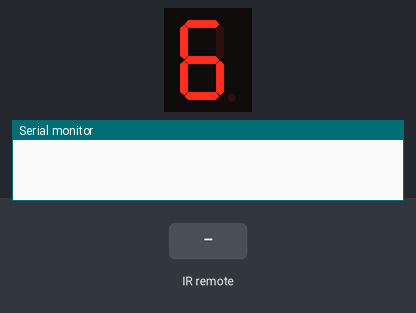
Bench run of a sketch on a simulated Arduino Uno, built with avr-gcc and run on an emulated ATmega328P. On the bench: 1-digit seven-segment display, the last lines printed to the serial monitor. Wiring (inferred from the names in the program): 1-digit 7-segment display, segments lit when HIGH: segments pin 8, pin 7, pin 6, pin 5, pin 4, pin 3, pin 2. The inputs (shaded band) are chosen by the test bench. The segment pins are drawn as the display they are named for.

Above: at 1.2 s.
1.3 s: infrared code 0xFF30CF received
At 2.3 s:
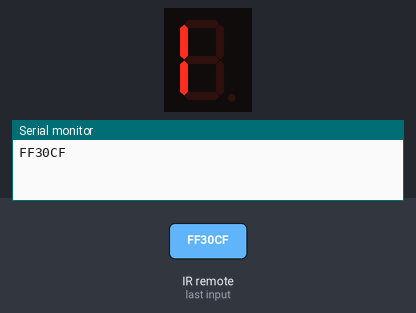
2.8 s: infrared code 0xFF7A85 received
At 3.4 s:
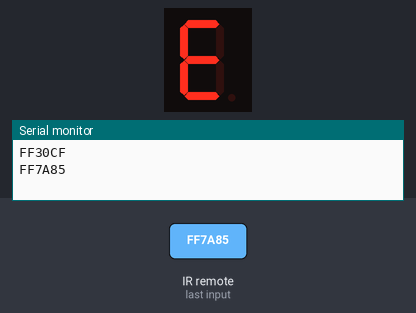
4.3 s: infrared code 0xFF10EF received
At 4.6 s:
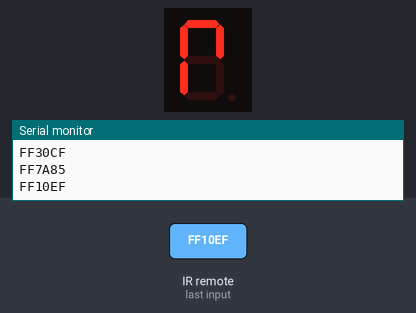
5.8 s: infrared code 0xFF5AA5 received
At 6.9 s:
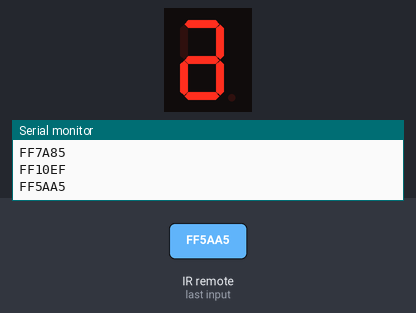
7.3 s: infrared code 0xFF42BD received
At 8.1 s:
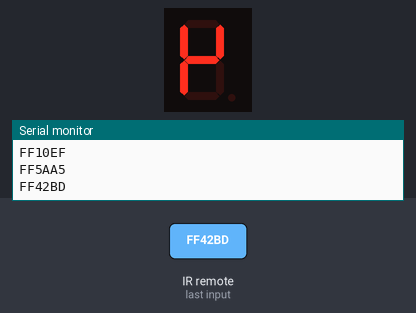
8.8 s: infrared code 0xFF52AD received
At 9.2 s:
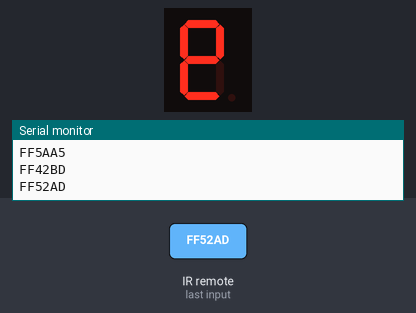
Timing chart, 0 to 11.3 s (numbered marks = the images above; inputs shaded):
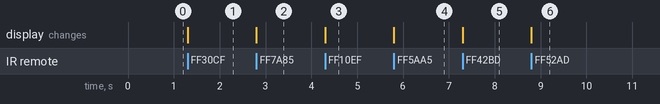

The sketch:

Affichage1D7S_2IR.ino
```cpp
#include <IRremote.h>

const char PIN_RECEIVER = 9;

IRrecv IRreceptor(PIN_RECEIVER);

decode_results messageRecu;

int A = 2;
int B = 3;
int C = 4;
int D = 5;
int E = 6;
int F = 7;
int G = 8;
char buzzer = 12;

void setup() {

  Serial.begin(9600);
  IRreceptor.enableIRIn();
  IRreceptor.blink13(true);

  pinMode(PIN_RECEIVER, INPUT);

  pinMode(A, OUTPUT);
  pinMode(B, OUTPUT);
  pinMode(C, OUTPUT);
  pinMode(D, OUTPUT);
  pinMode(E, OUTPUT);
  pinMode(F, OUTPUT);
  pinMode(G, OUTPUT);

  digitalWrite(A, HIGH);
  digitalWrite(B, HIGH);
  digitalWrite(C, HIGH);
  digitalWrite(D, HIGH);
  digitalWrite(E, HIGH);
  digitalWrite(F, LOW);
  digitalWrite(G, HIGH);

}

void loop() {
  if (IRreceptor.decode(&messageRecu)) {
    Serial.println(messageRecu.value, HEX);
      if(messageRecu.value == 0xFF30CF) {
      affichageNb(1);
      }
      if(messageRecu.value == 0xFF18E7) {
      affichageNb(2);
      }
      if(messageRecu.value == 0xFF7A85) {
      affichageNb(3);
      }
      if(messageRecu.value == 0xFF10EF) {
      affichageNb(4);
      }
      if(messageRecu.value == 0xFF38C7) {
      affichageNb(5);
      }
      if(messageRecu.value == 0xFF5AA5) {
      affichageNb(6);
      }
      if(messageRecu.value == 0xFF42BD) {
      affichageNb(7);
      }
      if(messageRecu.value == 0xFF4AB5) {
      affichageNb(8);
      }
      if(messageRecu.value == 0xFF52AD) {
      affichageNb(9);
      }
    delay(500);
    IRreceptor.resume();
  }
  delay(1);
}

void affichageNb(int NbAff) {
  if (NbAff == 1) {
    digitalWrite(A, LOW);
    digitalWrite(B, HIGH);
    digitalWrite(C, HIGH);
    digitalWrite(D, LOW);
    digitalWrite(E, LOW);
    digitalWrite(F, LOW);
    digitalWrite(G, LOW);
  }
  else if (NbAff == 2) {
    digitalWrite(A, HIGH);
    digitalWrite(B, HIGH);
    digitalWrite(C, LOW);
    digitalWrite(D, HIGH);
    digitalWrite(E, HIGH);
    digitalWrite(F, LOW);
    digitalWrite(G, HIGH);
  }
  else if (NbAff == 3) {
    digitalWrite(A, HIGH);
    digitalWrite(B, HIGH);
    digitalWrite(C, HIGH);
    digitalWrite(D, HIGH);
    digitalWrite(E, LOW);
    digitalWrite(F, LOW);
    digitalWrite(G, HIGH);
  }
  else if (NbAff == 4) {
    digitalWrite(A, LOW);
    digitalWrite(B, HIGH);
    digitalWrite(C, HIGH);
    digitalWrite(D, LOW);
    digitalWrite(E, LOW);
    digitalWrite(F, HIGH);
    digitalWrite(G, HIGH);
  }
  else if (NbAff == 5) {
    digitalWrite(A, HIGH);
    digitalWrite(B, LOW);
    digitalWrite(C, HIGH);
    digitalWrite(D, HIGH);
    digitalWrite(E, LOW);
    digitalWrite(F, HIGH);
    digitalWrite(G, HIGH);
  }
  else if (NbAff == 6) {
    digitalWrite(A, HIGH);
    digitalWrite(B, LOW);
    digitalWrite(C, HIGH);
    digitalWrite(D, HIGH);
    digitalWrite(E, HIGH);
    digitalWrite(F, HIGH);
    digitalWrite(G, HIGH);
  }
  else if (NbAff == 7) {
    digitalWrite(A, HIGH);
    digitalWrite(B, HIGH);
    digitalWrite(C, HIGH);
    digitalWrite(D, LOW);
    digitalWrite(E, LOW);
    digitalWrite(F, HIGH);
    digitalWrite(G, LOW);
  }
  else if (NbAff == 8) {
    digitalWrite(A, HIGH);
    digitalWrite(B, HIGH);
    digitalWrite(C, HIGH);
    digitalWrite(D, HIGH);
    digitalWrite(E, HIGH);
    digitalWrite(F, HIGH);
    digitalWrite(G, HIGH);
  }
  else if (NbAff == 9) {
    digitalWrite(A, HIGH);
    digitalWrite(B, HIGH);
    digitalWrite(C, HIGH);
    digitalWrite(D, HIGH);
    digitalWrite(E, LOW);
    digitalWrite(F, HIGH);
    digitalWrite(G, HIGH);
  }
}
```

Measured:
- after the input at 1.3 s, the display: changes at once (image 1)
- after the input at 2.8 s, the display: changes at once (image 2)
- after the input at 4.3 s, the display: changes at once (image 3)
- after the input at 5.8 s, the display: changes at once (image 4)
- after the input at 7.3 s, the display: changes at once (image 5)
- after the input at 8.8 s, the display: changes at once (image 6)
